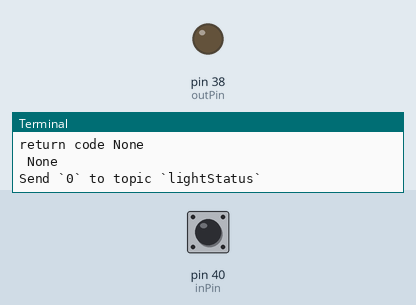
A program run on a simulated Raspberry Pi (header pin numbers). Shown: output pins drawn as LEDs (lit = HIGH), the last lines printed to the terminal. The test bench sets the inputs (shaded band); at power-on: pin 40 (inPin) HIGH. Random numbers come from a fixed seed; no MQTT or app messages arrive unless stated.

Above: at 1.2 s.
1.3 s: pin 40 (inPin) pulled LOW for 0.5 s
At 2.5 s:
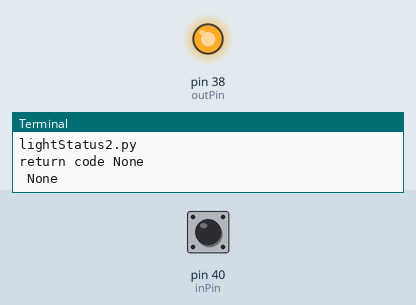
4.6 s: pin 40 (inPin) pulled LOW for 3.2 s
At 8.2 s:
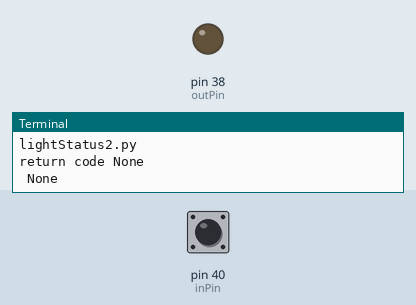
Timing chart, 0 to 9.7 s (numbered marks = the images above; inputs shaded):
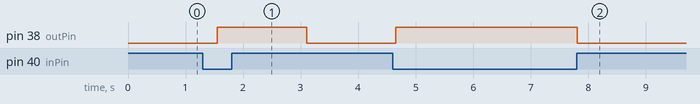

Measured:
- after the input at 1.3 s, pin 38 (outPin): LOW → HIGH after 0.25 s, → LOW 1.6 s later
- after the input at 4.6 s, pin 38 (outPin): LOW → HIGH after 0.06 s, → LOW 3.2 s later

The program:

lightSwitch.py
```python
from time import sleep
import RPi.GPIO as GPIO
import lightStatus as lStatus

delay = 0.4
inPin = 40
outPin = 38
cachedStatus = -1
GPIO.setmode(GPIO.BOARD)
GPIO.setup(outPin, GPIO.OUT)
GPIO.setup(inPin, GPIO.IN, pull_up_down = GPIO.PUD_UP)
try:
    while True:
        readVal = GPIO.input(inPin)
        print(f"readVal: `{readVal}`") #1
        status = 1-readVal
        print(f"cachedStatus: `{cachedStatus}` status: `{status}`")
        GPIO.output(outPin,status)
        if cachedStatus != status or cachedStatus == -1:
            lStatus.run(status)
            cachedStatus = status
        # update MQTT lightStatus
        sleep(delay)
except KeyboardInterrupt:
    GPIO.cleanup()
    print('GPIO clean')
```

lightStatus.py
```python
# python 3.11

import random
import time

from paho.mqtt import client as mqtt_client
from paho import mqtt

# broker = 'e8cced050d434a399601fa55cd92b924.s2.eu.hivemq.cloud'
broker = '192.168.1.50'
port = 1883
topic = "lightStatus"

# Generate a Client ID with the publish prefix.
client_id = f'publish-{random.randint(0, 1000)}'
username = 'raspberryPi_1'
password = 'nXfU8rc*JAAr&f'

def connect_mqtt():
    def on_connect(self, client, userdata, flags, rc):
        if rc == 0:
            print("Connected to MQTT Broker!")
        else:
            print("return code "+str(rc)+"\n", rc)

    client = mqtt_client.Client(client_id=client_id, userdata="true", protocol=mqtt_client.MQTTv5)
    #client.tls_set(tls_version=mqtt.client.ssl.PROTOCOL_TLS)
    client.username_pw_set(username, password)
    client.on_connect = on_connect
    print("lightStatus2.py")
    client.connect(broker, port)
    return client


def publish(client, payload):
    time.sleep(1)
    result = client.publish(topic, payload)
    status = result[0]
    if status == 0:
        print(f"Send `{payload}` to topic `{topic}`")
    else:
        print(f"Failed to send message to topic {topic}")


def run(payload):
    client = connect_mqtt()
    client.loop_start()
    publish(client, payload)
    client.loop_stop()


if __name__ == '__main__':
    # run(payload)
    run("true")
```
